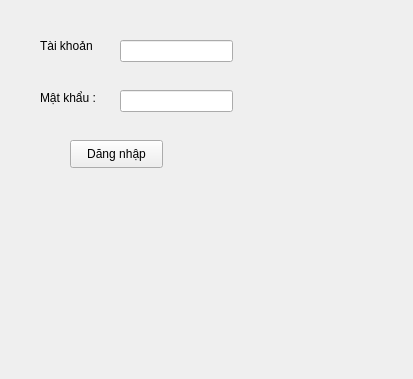
<?xml version="1.0" encoding="UTF-8"?>
<ui version="4.0">
 <class>Form</class>
 <widget class="QWidget" name="Form">
  <property name="geometry">
   <rect>
    <x>0</x>
    <y>0</y>
    <width>413</width>
    <height>379</height>
   </rect>
  </property>
  <property name="windowTitle">
   <string>Form</string>
  </property>
  <widget class="QLabel" name="taikhoan">
   <property name="geometry">
    <rect>
     <x>40</x>
     <y>30</y>
     <width>71</width>
     <height>31</height>
    </rect>
   </property>
   <property name="text">
    <string>Tài khoản</string>
   </property>
  </widget>
  <widget class="QLabel" name="matkhau">
   <property name="geometry">
    <rect>
     <x>40</x>
     <y>90</y>
     <width>55</width>
     <height>16</height>
    </rect>
   </property>
   <property name="text">
    <string>Mật khẩu : </string>
   </property>
  </widget>
  <widget class="QLineEdit" name="o_nhap_tai_khoan">
   <property name="geometry">
    <rect>
     <x>120</x>
     <y>40</y>
     <width>113</width>
     <height>22</height>
    </rect>
   </property>
  </widget>
  <widget class="QLineEdit" name="o_nhap_mat_khau">
   <property name="geometry">
    <rect>
     <x>120</x>
     <y>90</y>
     <width>113</width>
     <height>22</height>
    </rect>
   </property>
  </widget>
  <widget class="QPushButton" name="nut_dang_nhap">
   <property name="geometry">
    <rect>
     <x>70</x>
     <y>140</y>
     <width>93</width>
     <height>28</height>
    </rect>
   </property>
   <property name="text">
    <string>Dăng nhập</string>
   </property>
  </widget>
 </widget>
 <resources/>
 <connections/>
</ui>
